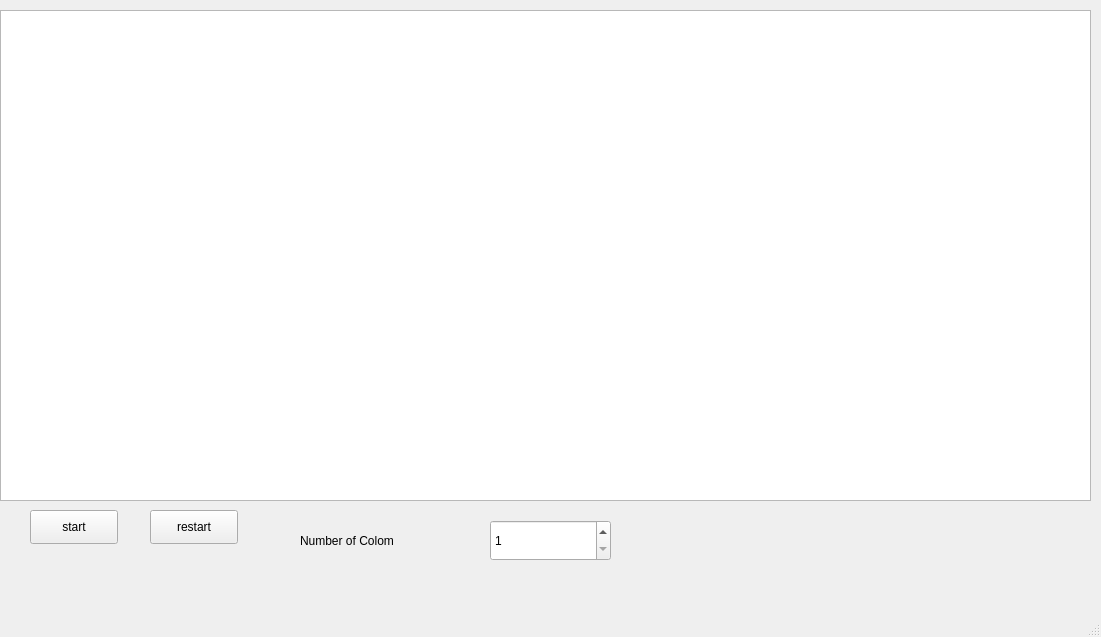
<?xml version="1.0" encoding="UTF-8"?>
<ui version="4.0">
 <class>MainWindow</class>
 <widget class="QMainWindow" name="MainWindow">
  <property name="geometry">
   <rect>
    <x>0</x>
    <y>0</y>
    <width>1101</width>
    <height>637</height>
   </rect>
  </property>
  <property name="windowTitle">
   <string>MainWindow</string>
  </property>
  <widget class="QWidget" name="centralwidget">
   <widget class="QGraphicsView" name="graphicsView">
    <property name="geometry">
     <rect>
      <x>0</x>
      <y>10</y>
      <width>1091</width>
      <height>491</height>
     </rect>
    </property>
   </widget>
   <widget class="QPushButton" name="start">
    <property name="geometry">
     <rect>
      <x>30</x>
      <y>510</y>
      <width>88</width>
      <height>34</height>
     </rect>
    </property>
    <property name="text">
     <string>start</string>
    </property>
   </widget>
   <widget class="QSpinBox" name="speed">
    <property name="geometry">
     <rect>
      <x>490</x>
      <y>520</y>
      <width>121</width>
      <height>41</height>
     </rect>
    </property>
    <property name="minimum">
     <number>1</number>
    </property>
    <property name="maximum">
     <number>10</number>
    </property>
   </widget>
   <widget class="QLabel" name="label">
    <property name="geometry">
     <rect>
      <x>300</x>
      <y>520</y>
      <width>131</width>
      <height>41</height>
     </rect>
    </property>
    <property name="text">
     <string>Number of Colom</string>
    </property>
   </widget>
   <widget class="QPushButton" name="restart">
    <property name="geometry">
     <rect>
      <x>150</x>
      <y>510</y>
      <width>88</width>
      <height>34</height>
     </rect>
    </property>
    <property name="text">
     <string>restart</string>
    </property>
   </widget>
  </widget>
  <widget class="QMenuBar" name="menubar">
   <property name="geometry">
    <rect>
     <x>0</x>
     <y>0</y>
     <width>1101</width>
     <height>30</height>
    </rect>
   </property>
  </widget>
  <widget class="QStatusBar" name="statusbar"/>
 </widget>
 <resources/>
 <connections/>
</ui>
